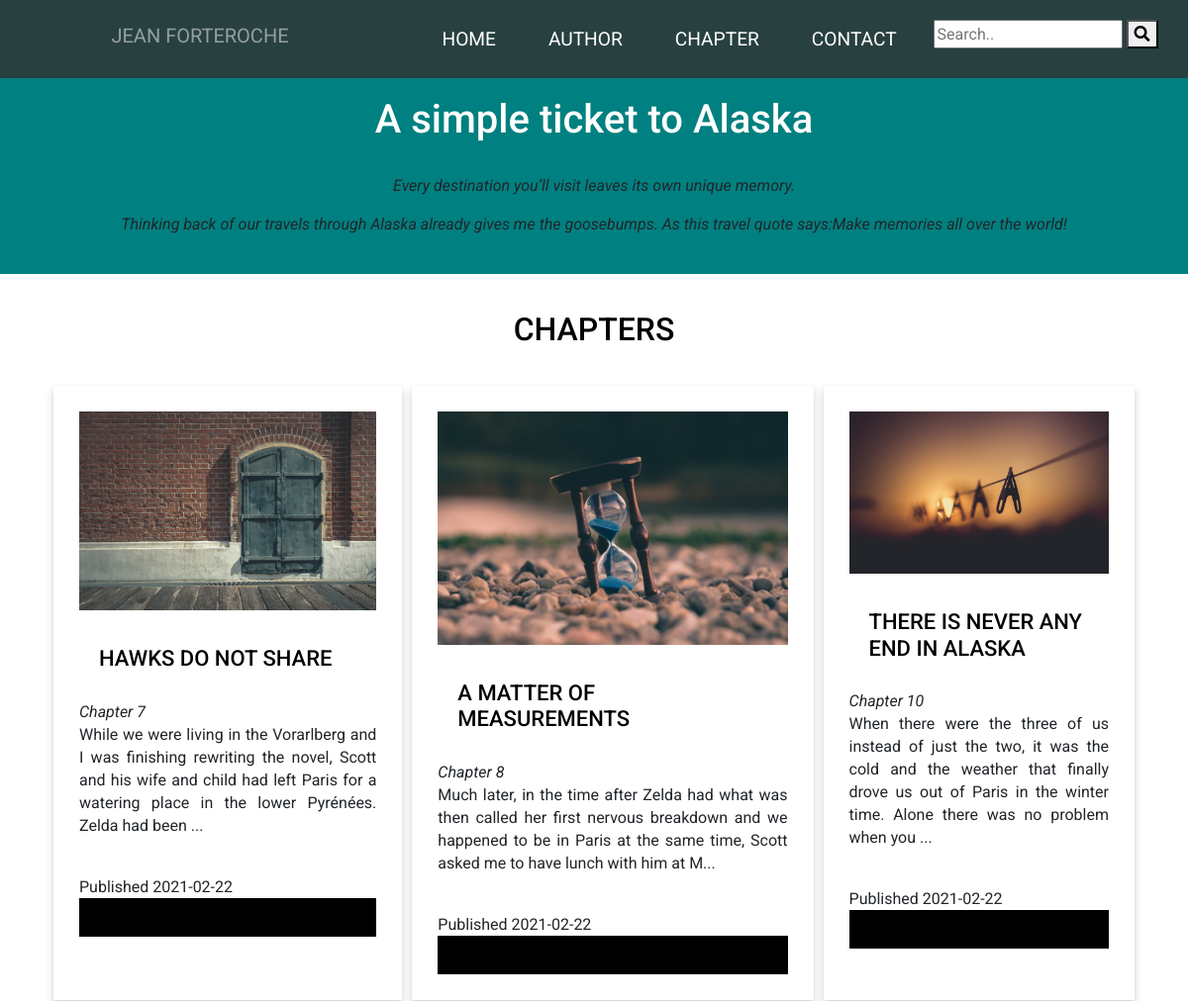
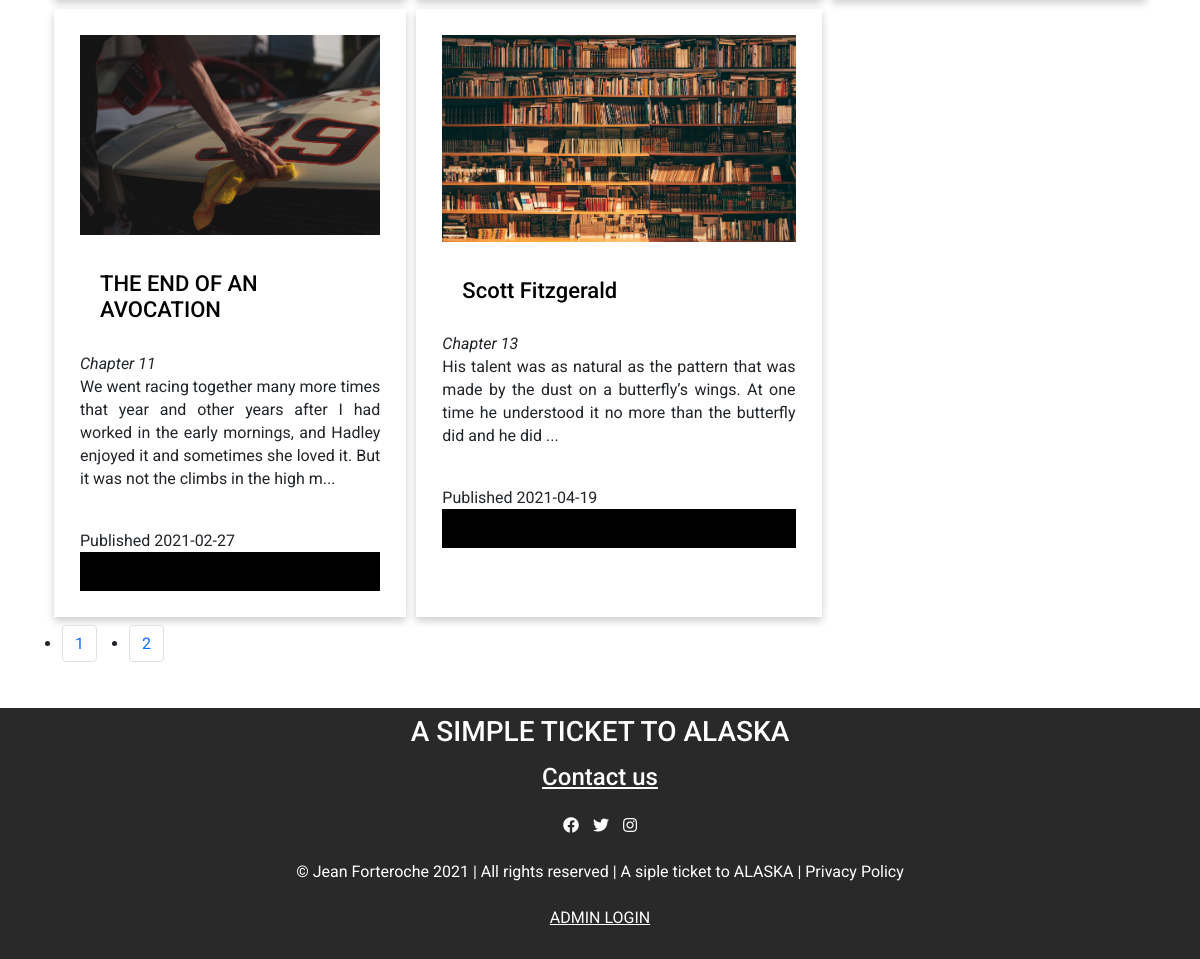
The page /index.php?action=chapters&page=2 on the database its author committed (2 pictures, top to bottom).
### tables this page shows
CREATE TABLE `chapter` (
  `id` int(11) NOT NULL,
  `title` text NOT NULL,
  `body` text NOT NULL,
  `published_date` date NOT NULL,
  `number` int(11) NOT NULL,
  `image` text,
  `draft` tinyint(1) NOT NULL DEFAULT '1'
);

### controllers/frontend/controller.php (called while the page is built, shortened)
<?php
require('models/frontend/ChapterManager.php');
function chapters($page)
{
    $chapterManager = new ChapterManagerFrontend();
    $chapters = $chapterManager->getChapters($page);
    require('views/frontend/chapters.php');
}
?>

### models/frontend/ChapterManager.php (called while the page is built, shortened)
<?php
class ChapterManagerFrontend
{
    public function getChapters($pageNumber)
    {
        $chaptersPerPage = 6;
        $offset = $chaptersPerPage * $pageNumber - $chaptersPerPage;
        global $db;
        $req = $db->prepare('
            SELECT *
            FROM chapter
            WHERE draft = 0
            ORDER BY published_date ASC
            LIMIT ' . $offset . ', ' . $chaptersPerPage);
        $req->execute();
        $result = $req->fetchall();
        return $result;
    }
}
?>

### views/frontend/chapterList.php (the view, shortened to what this page needs)
<?php foreach ($chapters as $chapter) { ?>
    <div class="chapterlist">
        <div class="recentpost_display">
            <figure class="imageDisplay">
                <img src="/public/images/<?php echo $chapter['image'] ?>" alt="<?php echo $chapter['image'] ?>">
            </figure>
            <div class="chapter_contents">
                <h3>
                    <a href="/index.php?action=chapter&id=<?php echo $chapter['id'] ?>">
                        <?php echo  $chapter['title'] ?>
                    </a>
                </h3>
                <i>Chapter <?php echo $chapter['number'] ?></i><br>
                <div class="body_text">
                    <?php echo substr($chapter['body'], 0, 200) ?>...
                </div>
                <br>
                <a>Published <?php echo $chapter['published_date'] ?></a><br>
                <a class="read_more" href="/index.php?action=chapter&id=<?php echo $chapter['id'] ?>">
                </a>
            </div>
        </div>
    </div>
<?php } ?>

### public/style/index.css (style rules this page uses)
body, html, .bloc_page { height: 100%; }
body { font-family: 'Roboto', condensed; margin: 0px; line-height: 23px; }
img { width: 100%; height: auto; }
.container_post h2, .chapters_content, #slogan, .commentSection h2, .chapters_content_head, .container_contact h3, .chapters_content_head, .chapterlist a, .read_more, #dashboard h1, #dashboardHome h1, footer, footer a, .socialmedia, #adminlogin, #adminlogin form, #commentListContent h2, #commentbox form h1, #success, .dashboardnewChapter, #dashboardHome h1, .success-flag-comment { text-align: center; }
.chapterlist { box-sizing: border-box; width: 100%; padding: 26px; box-shadow: 0 4px 8px 0 rgba(0, 0, 0, 0.2); box-sizing: border-box; text-justify: inter-word; }
.body_text { text-align: justify; text-justify: inter-word; }
.chapterlist h3 { color: black; text-decoration: none; }
.chapterlist a { text-decoration: none; color: black; }
.list::after, .chapterlist::after { content: ""; clear: both; display: table; }
.read_more { border: none; outline: 0; display: inline-block; padding: 8px; color: white; background-color: #000; cursor: pointer; width: 100%; }
@media screen and (min-width: 1200px) { .chapter_contents h3 { font-size: 22px; padding: 20px; } }

### rows shown on the page
chapter: image (picture), title "HAWKS DO NOT SHARE", number "7", body "While we were living in the Vorarlberg and I was finishing rewriting the novel, Scott and his wife and child had left Paris for a watering place in the lower Pyrénées. Zelda had been", published_date "2021-02-22"
chapter: image (picture), title "A MATTER OF MEASUREMENTS", number "8", body "Much later, in the time after Zelda had what was then called her first nervous breakdown and we happened to be in Paris at the same time, Scott asked me to have lunch with him at M", published_date "2021-02-22"
chapter: image (picture), title "THERE IS NEVER ANY END IN ALASKA", number "10", body "When there were the three of us instead of just the two, it was the cold and the weather that finally drove us out of Paris in the winter time. Alone there was no problem when you", published_date "2021-02-22"
chapter: image (picture), title "THE END OF AN AVOCATION", number "11", body "We went racing together many more times that year and other years after I had worked in the early mornings, and Hadley enjoyed it and sometimes she loved it. But it was not the climbs in the high m", published_date "2021-02-27"
chapter: image (picture), title "Scott Fitzgerald", number "13", body "His talent was as natural as the pattern that was made by the dust on a butterfly’s wings. At one time he understood it no more than the butterfly did and he did", published_date "2021-04-19"

### other values the page prints
$pageNumber "1"
$pageNumber "2"
